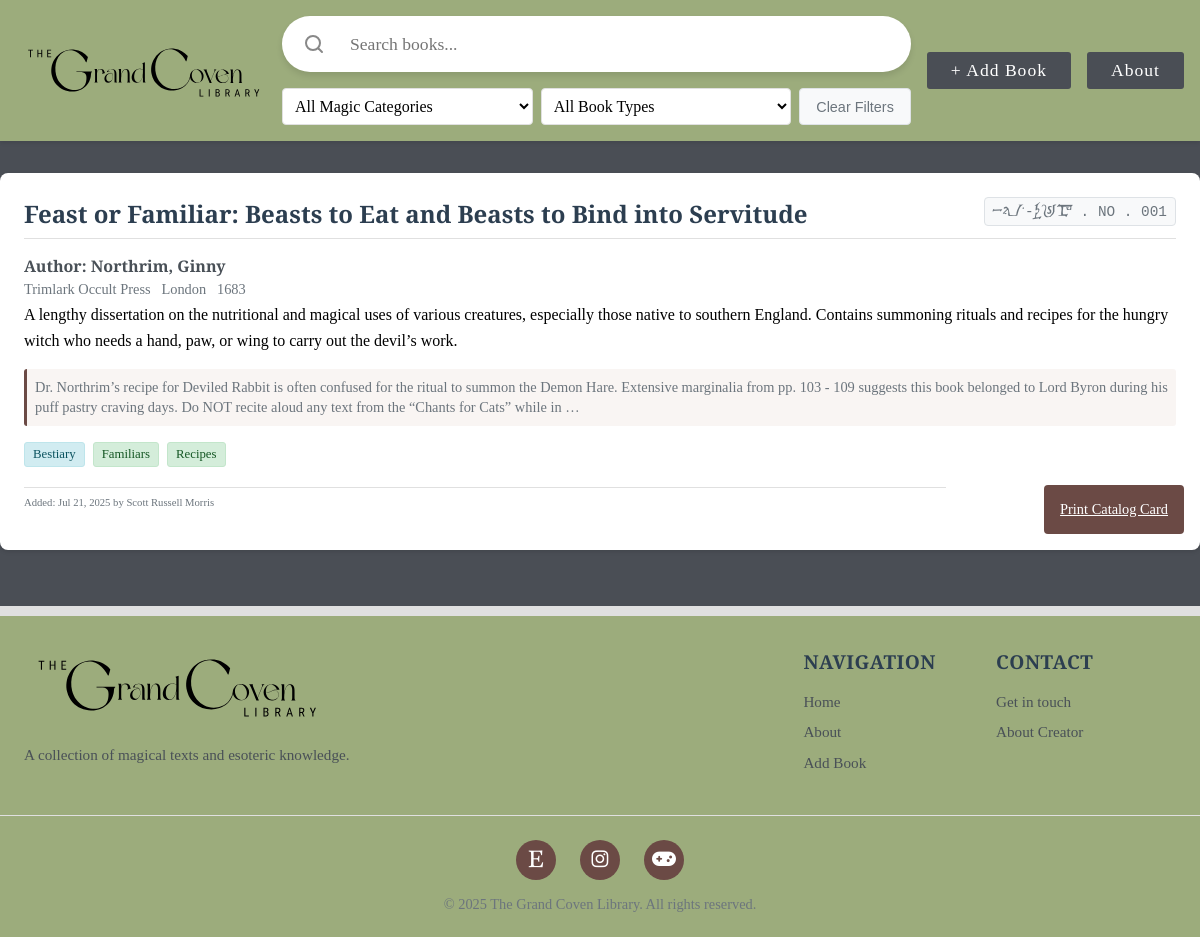
The app's page /, older data.
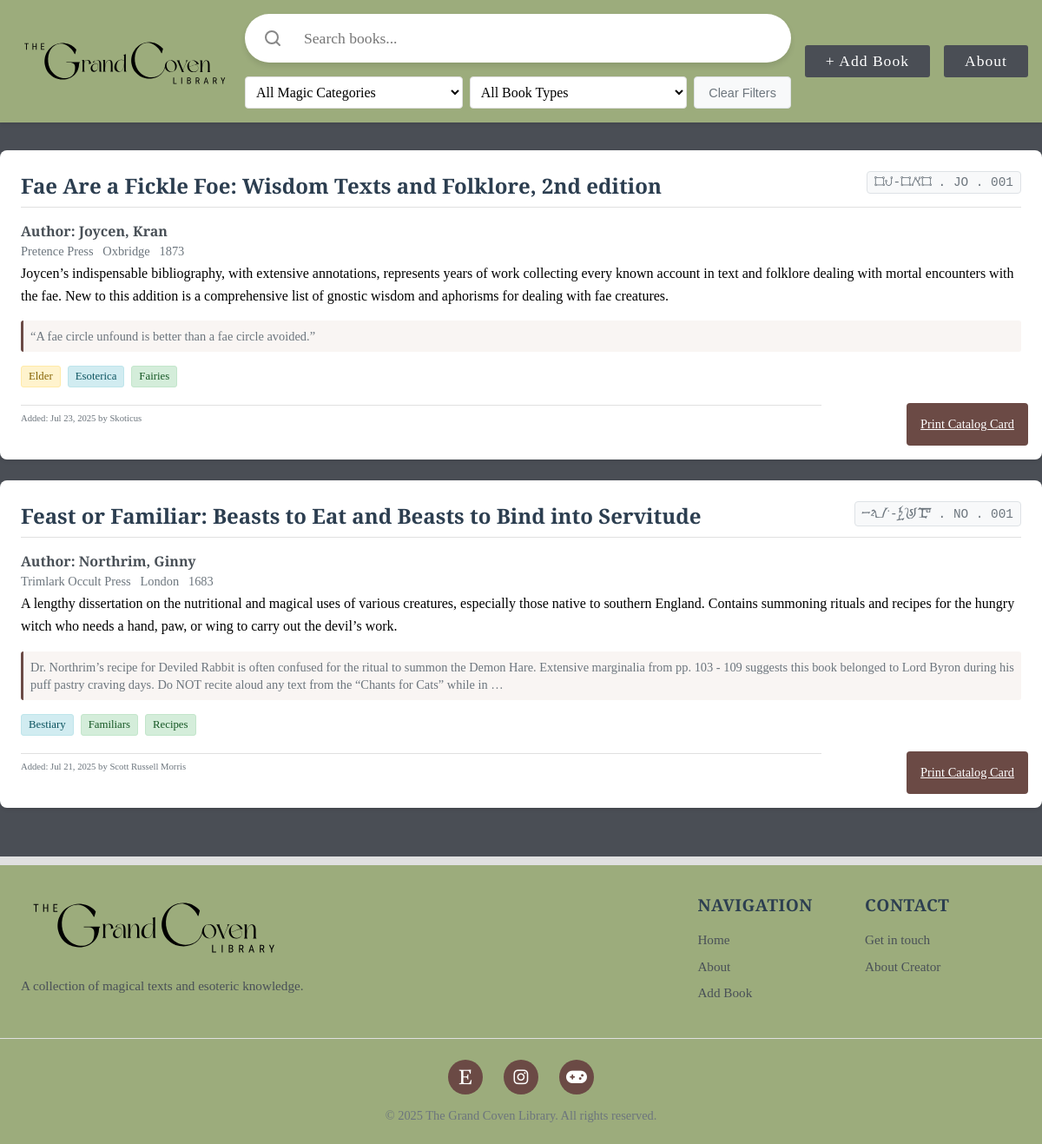
The same page, newer data.
### books/models.py (models this page shows, shortened)
class Book(models.Model):
    title = models.CharField(max_length=1000)
    author_anonymous = models.BooleanField(default=False, blank=True)
    author_first_name = models.CharField(max_length=40, blank=True)
    author_last_name = models.CharField(max_length=40, blank=True)
    magic_category= models.CharField(max_length=2, choices=MAGIC_CHOICES)
    book_type = models.CharField(max_length=3, choices=TYPE_CHOICES)
    call_number = models.CharField(max_length=50, blank=True)
    summary = models.TextField(blank=True, max_length=1000)
    publisher = models.CharField(max_length=50, blank=True)
    city = models.CharField(max_length=50, blank=True)
    year = models.CharField(max_length=50, blank=True)
    created_at = models.DateTimeField(auto_now_add=True)
    tags = models.ManyToManyField(Tag, blank=True)
    entry_number = models.IntegerField(default=0, blank=True)
    notes = models.TextField(blank=True, max_length=1000)
    librarian = models.CharField(max_length=300, blank=True)
    @property
    def call_number_parts(self):
        if self.call_number:
            return [part.strip() for part in self.call_number.split('.')]
        return []
    @property
    def call_number_magic(self):
        return self.call_number_parts[0] if len(self.call_number_parts) > 0 else ''
    @property
    def call_number_author(self):
        return self.call_number_parts[1] if len(self.call_number_parts) > 1 else ''
    @property
    def call_number_entry(self):
        return self.call_number_parts[2] if len(self.call_number_parts) > 2 else ''
    @property
    def author_display(self):
        if self.author_first_name or self.author_last_name:
            name_parts = []
            if self.author_last_name:
                name_parts.append(self.author_last_name)
            if self.author_first_name:
                name_parts.append(self.author_first_name)
            if len(name_parts) == 2:
                return f"{name_parts[0]}, {name_parts[1]}"
            else:
                return name_parts[0]
        return "Unknown"

class Tag(models.Model):
    name = models.CharField(max_length=50, unique=True)
    is_suggested = models.BooleanField(default=False)

### books/views.py (the view, shortened to what this page needs)
# urls.py: path('', views.home, name='home'),
def home(request):
    books = Book.objects.all().order_by('-created_at')
    show_modal = False
    q = request.GET.get('q')
    magic_category = request.GET.get('magic_category')
    book_type = request.GET.get('book_type')
    if magic_category:
        books = books.filter(magic_category=magic_category)
    if book_type:
        books = books.filter(book_type=book_type)
    if request.method == "POST":
        print("=== HOME VIEW: POST request received ===")
        success, form, show_modal = handle_book_form_submission(request)
        print(f"Form submission result: success={success}, show_modal={show_modal}")
        if success:
            print("Redirecting to home...")
            return redirect("home")
    else:
        form = BookForm()
    paginator = Paginator(books, 10)  # Show 10 books per page
    page_number = request.GET.get('page')
    page_obj = paginator.get_page(page_number)
    return render(request, 'books/booklist.html', {
        'form': form,
        'books': page_obj,
        'show_modal': show_modal,
        'page_obj': page_obj
    })

### books/forms.py (shortened to what this page needs)
class BookForm(forms.ModelForm):
    gcl_secret_code = forms.CharField(
        label="GCL Secret Code",
        max_length=100,
        required=True,
        widget=forms.TextInput(attrs={'placeholder': 'Password can be found on page 14 of the GCL Zine.'})
    )
    tags = forms.CharField(
        required=False,
        widget=forms.TextInput(attrs={'class': 'tag-select', 'id': 'id_tags'}),
        help_text="Type to add new tags or select existing ones"
    )
    def __init__(self, *args, **kwargs):
        super().__init__(*args, **kwargs)
        self.fields['tags'].queryset = Tag.objects.all()
        if self.instance and self.instance.pk:
            existing_tags = self.instance.tags.all()
            self.fields['tags'].initial = ', '.join([tag.name for tag in existing_tags])
    class Meta:
        model = Book
        exclude = ['call_number', 'entry_number']  # Exclude autogenerated fields

### books/context_processors.py (called while the page is built)
def book_choices(request):
    return {
        'magic_choices': MAGIC_CHOICES,
        'type_choices': TYPE_CHOICES,
    }

### books/templates/books/booklist.html (shortened to what this page needs)
{% extends "books/base.html" %} {% block content %} {% load static %}
<div class="book-listing-container">
  {% for book in books %}
  <div class="book-card">
    <div class="book-header">
      <h3 class="book-title">{{ book.title }}</h3>
      <span class="call-number">
        <span class="magic-{{ book.magic_category|lower }}">
          {{ book.call_number_magic }}
        </span>
        {% if book.call_number_author %} . {{ book.call_number_author }}
        <span>{% endif %} </span> {% if book.call_number_entry %} .
        <span>{{ book.call_number_entry }}</span> {% endif %}
      </span>
    </div>
    <div class="book-details">
      <div class="book-author">
        <strong>Author:</strong>
        {% if book.author_anonymous %} Anonymous {% else %}
        <span>{{ book.author_display }}</span> {% endif %}
      </div>
      {% if book.publisher or book.city or book.year %}
      <div class="book-publication">
        {% if book.publisher %}
        <span class="publisher">{{ book.publisher }}</span>
        {% endif %} {% if book.city %}
        <span class="city">{{ book.city }}</span>
        {% endif %} {% if book.year %}
        <span class="year">{{ book.year }}</span>
        {% endif %}
      </div>
      {% endif %}       {% if book.summary %}
      <div class="book-summary">{{ book.summary|truncatewords:100 }}</div>
      {% endif %}
      {% if book.notes %}
      <div class="book-notes">{{ book.notes|truncatewords:50 }}</div>
      {% endif %}
      <div class="book-tags">
        {% for code, label in magic_choices %}
          {% if code == book.magic_category %}
            <span class="tag auto-tag magic-tag clickable-tag" data-magic="{{ code }}">{{ label }}</span>
          {% endif %}
        {% endfor %}
        {% for code, label in type_choices %}
          {% if code == book.book_type %}
            <span class="tag auto-tag type-tag clickable-tag" data-type="{{ code }}">{{ label }}</span>
          {% endif %}
        {% endfor %}
        {% for tag in book.tags.all %}
          <span class="tag user-tag clickable-tag" data-tag="{{ tag.name }}">{{ tag.name|title }}</span>
        {% endfor %}
      </div>
      <div class="book-meta">
        <small
          >Added: {{ book.created_at|date:"M d, Y" }} by
          <span>{{ book.librarian }}</span></small
        >
      </div>
      <a
        href="{% url 'print_card' book.id %}"
        target="_blank"
        class="print-card-btn"
      >
        Print Catalog Card
      </a>
    </div>
  </div>
  {% empty %}
  <div class="no-books">
    <p>No books have been added to the library yet.</p>
    <p>Click the "Add Book" button to add your first book!</p>
  </div>
  {% endfor %}
</div>
{% endblock %}

Row changes from the older to the newer data that the page shows:
added Book: title "Fae Are a Fickle Foe: Wisdom Texts and Folklore, 2nd edition", call_number_magic "EL-ESO", call_number_author "JO", call_number_entry "001", author_display "Joycen, Kran", publisher "Pretence Press", city "Oxbridge", year "1873", summary "Joycen’s indispensable bibliography, with extensive annotations, represents years of work collecting every known account in text and folklore dealing with mortal encounters with the fae. New to this addition is a comprehensive list of gnostic wisdom and aphorisms for dealing with fae creatures.", notes "“A fae circle unfound is better than a fae circle avoided.”", magic_choices "Elder", type_choices "Esoterica", created_at "Jul 23, 2025", librarian "Skoticus"
now on this page (row unchanged): Tag: name "Fairies", shown under "Fae Are a Fickle Foe: Wisdom Texts and Folklore, 2nd edition"
